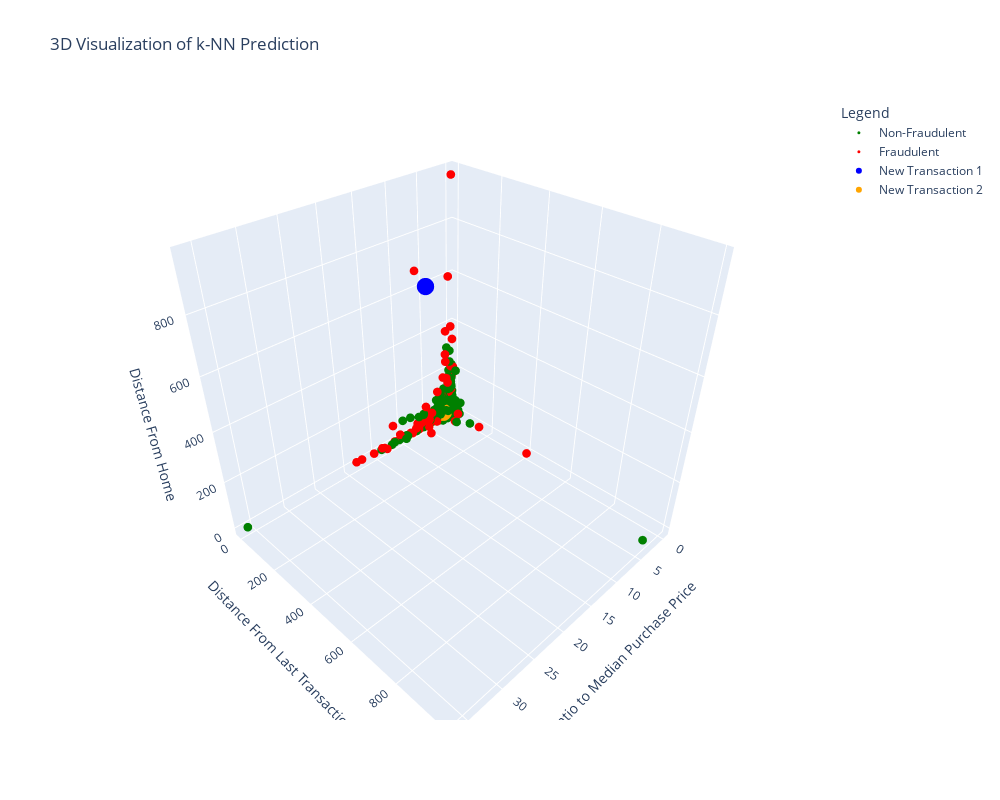

Source (notebook cell):
### Markdown cell above
## 3D Visualization of k-NN Prediction (BONUS)
Here, we plot just 3 of the variables from the dataset and see if we can discriminate between fradulent and non-fraudulent transactions

### Code cell
# Add two new transactions to the dataframe for plotting purposes
new_transactions = pd.DataFrame({
    'ratio_to_median_purchase_price': [5, 2.5],
    'distance_from_last_transaction': [0, 15],
    'distance_from_home': [600, 30],
    'fraud_name': ['New Transaction 1', 'New Transaction 2']
})

# Map existing 'fraud' values to descriptive labels
transaction_data_cleaned['fraud_name'] = transaction_data_cleaned['fraud'].map({0: 'Non-Fraudulent', 1: 'Fraudulent'})

# Append the new transactions to the original dataframe
transaction_data_extended = pd.concat([transaction_data_cleaned, new_transactions], ignore_index=True)

# Create a 3D scatter plot using Plotly Express
fig = px.scatter_3d(
    transaction_data_extended,
    x='ratio_to_median_purchase_price',
    y='distance_from_last_transaction',
    z='distance_from_home',
    color='fraud_name',
    color_discrete_map={
        'Non-Fraudulent': 'green',
        'Fraudulent': 'red',
        'New Transaction 1': 'blue',
        'New Transaction 2': 'orange'
    },
    title='3D Visualization of k-NN Prediction',
    labels={
        'ratio_to_median_purchase_price': 'Ratio to Median Purchase Price',
        'distance_from_last_transaction': 'Distance From Last Transaction',
        'distance_from_home': 'Distance From Home',
        'fraud_name': 'Transaction Type'
    }
)

# Update marker sizes
fig.update_traces(marker=dict(size=3), selector=dict(name='Non-Fraudulent'))
fig.update_traces(marker=dict(size=3), selector=dict(name='Fraudulent'))
fig.update_traces(marker=dict(size=6), selector=dict(name='New Transaction 1'))
fig.update_traces(marker=dict(size=6), selector=dict(name='New Transaction 2'))

# Update layout to make the plot window longer
fig.update_layout(
    width=1000,  # Set the width of the plot
    height=800,  # Set the height of the plot
    scene=dict(
        xaxis_title='Ratio to Median Purchase Price',
        yaxis_title='Distance From Last Transaction',
        zaxis_title='Distance From Home'
    ),
    title='3D Visualization of k-NN Prediction',
    legend_title_text='Legend'
)

fig.show()

### Figure 1 — Plotly figure (JSON) as saved in the notebook; plotly's stock layout.template omitted (floating-point values rounded to 4 significant figures; data arrays with more than 128 entries replaced by an {"elided": "..."} marker saying what was removed)
{"data": [{"hovertemplate": "Transaction Type=Non-Fraudulent<br>Ratio to Median Purchase Price=%{x}<br>Distance From Last Transaction=%{y}<br>Distance From Home=%{z}<extra></extra>", "legendgroup": "Non-Fraudulent", "marker": {"color": "green", "size": 3, "symbol": "circle"}, "mode": "markers", "name": "Non-Fraudulent", "scene": "scene", "showlegend": true, "type": "scatter3d", "x": {"elided": "901 float values"}, "y": {"elided": "901 float values"}, "z": {"elided": "901 float values"}}, {"hovertemplate": "Transaction Type=Fraudulent<br>Ratio to Median Purchase Price=%{x}<br>Distance From Last Transaction=%{y}<br>Distance From Home=%{z}<extra></extra>", "legendgroup": "Fraudulent", "marker": {"color": "red", "size": 3, "symbol": "circle"}, "mode": "markers", "name": "Fraudulent", "scene": "scene", "showlegend": true, "type": "scatter3d", "x": [6.359, 1.873, 0.8556, 4.604, 4.887, 8.297, 6.082, 1.172, 6.085, 4.095, 0.09824, 4.251, 4.127, 5.086, 4.322, 5.433, 1.858, 14.7, 1.424, 15.51, 13.33, 5.338, 0.8598, 5.776, 8.566, 5.746, 2.339, 0.1533, 6.231, 17.71, 4.409, 4.767, 1.616, 0.2579, 0.2608, 4.007, 13.66, 10.56, 4.938, 0.4818, 1.956, 4.035, 4.868, 7.443, 6.958, 4.596, 5.711, 11.63, 5.378, 6.195, 7.159, 6.535, 4.847, 1.833, 0.3961, 5.911, 6.51, 6.929, 0.7794, 18.64, 3.102, 0.449, 6.949, 0.4751, 5.009, 1.317, 4.086, 5.304, 12.31, 4.166, 4.081, 6.944, 0.2077, 0.7776, 5.687, 4.95], "y": [56.37, 67.24, 176.0, 1.552, 1.566, 3.69, 0.272, 5.34, 0.4546, 0.3539, 1.114, 0.2053, 0.1702, 2.759, 0.01563, 0.6553, 0.379, 25.3, 0.1716, 0.3449, 8.05, 0.513, 0.02872, 10.23, 0.6245, 4.029, 0.298, 0.4191, 1.399, 0.8576, 0.3889, 0.3002, 5.368, 0.0236, 0.1649, 0.7794, 3.64, 0.01888, 4.395, 4.802, 0.4848, 0.4362, 0.5829, 0.2239, 1.484, 1.791, 0.4066, 0.04459, 0.4564, 5.157, 0.2495, 1.26, 1.945, 9.882, 0.01942, 0.3078, 0.2965, 0.6886, 0.9567, 0.1805, 0.3193, 2.177, 1.21, 417.5, 0.1366, 2.148, 1.407, 1.535, 16.45, 4.744, 23.95, 0.8127, 9.57, 54.64, 24.16, 3.892], "z": [2.132, 3.803, 15.69, 26.71, 10.66, 2.53, 21.13, 151.4, 9.598, 22.55, 335.2, 43.33, 1.116, 5.794, 22.64, 88.16, 111.3, 34.41, 248.1, 7.335, 1.537, 7.888, 601.5, 37.09, 5.764, 7.23, 112.1, 170.2, 24.34, 12.75, 13.11, 10.59, 386.1, 965.9, 108.9, 2.493, 8.018, 25.52, 19.61, 203.6, 181.9, 9.536, 13.45, 11.67, 10.9, 25.18, 13.39, 8.356, 9.57, 6.149, 31.24, 2.622, 23.42, 289.4, 392.2, 20.7, 7.219, 2.766, 101.4, 13.92, 128.7, 218.1, 676.7, 10.67, 21.02, 172.4, 0.6336, 65.13, 99.41, 6.656, 10.82, 0.6692, 215.1, 18.29, 8.602, 0.8292]}, {"hovertemplate": "Transaction Type=New Transaction 1<br>Ratio to Median Purchase Price=%{x}<br>Distance From Last Transaction=%{y}<br>Distance From Home=%{z}<extra></extra>", "legendgroup": "New Transaction 1", "marker": {"color": "blue", "size": 6, "symbol": "circle"}, "mode": "markers", "name": "New Transaction 1", "scene": "scene", "showlegend": true, "type": "scatter3d", "x": [5], "y": [0], "z": [600]}, {"hovertemplate": "Transaction Type=New Transaction 2<br>Ratio to Median Purchase Price=%{x}<br>Distance From Last Transaction=%{y}<br>Distance From Home=%{z}<extra></extra>", "legendgroup": "New Transaction 2", "marker": {"color": "orange", "size": 6, "symbol": "circle"}, "mode": "markers", "name": "New Transaction 2", "scene": "scene", "showlegend": true, "type": "scatter3d", "x": [2.5], "y": [15], "z": [30]}], "layout": {"height": 800, "legend": {"title": {"text": "Legend"}, "tracegroupgap": 0}, "scene": {"domain": {"x": [0, 1], "y": [0, 1]}, "xaxis": {"title": {"text": "Ratio to Median Purchase Price"}}, "yaxis": {"title": {"text": "Distance From Last Transaction"}}, "zaxis": {"title": {"text": "Distance From Home"}}}, "title": {"text": "3D Visualization of k-NN Prediction"}, "width": 1000}}
